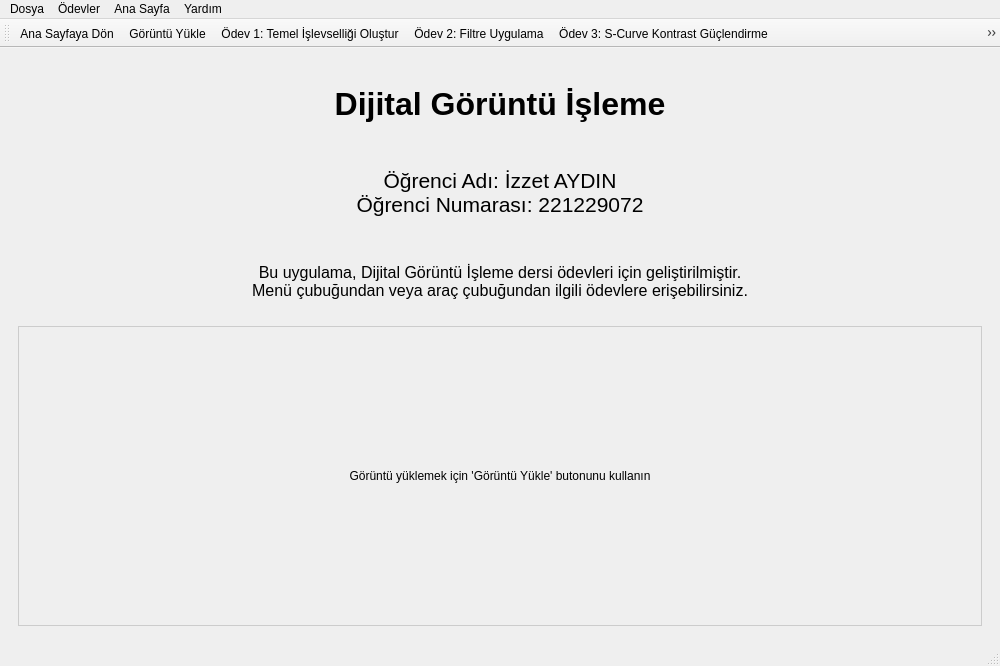
<?xml version="1.0" encoding="UTF-8"?>
<ui version="4.0">
 <class>MainWindow</class>
 <widget class="QMainWindow" name="MainWindow">
  <property name="geometry">
   <rect>
    <x>0</x>
    <y>0</y>
    <width>1000</width>
    <height>600</height>
   </rect>
  </property>
  <property name="windowTitle">
   <string>Dijital Görüntü İşleme Uygulaması</string>
  </property>
  <widget class="QWidget" name="centralwidget">
   <layout class="QVBoxLayout" name="verticalLayout">
    <item>
     <widget class="QStackedWidget" name="stackedWidget">
      <property name="currentIndex">
       <number>0</number>
      </property>
      <widget class="QWidget" name="homePage">
       <layout class="QVBoxLayout" name="verticalLayout_2">
        <item>
         <widget class="QLabel" name="courseTitleLabel">
          <property name="font">
           <font>
            <pointsize>24</pointsize>
            <weight>75</weight>
            <bold>true</bold>
           </font>
          </property>
          <property name="styleSheet">
           <string notr="true">margin: 20px;</string>
          </property>
          <property name="text">
           <string>Dijital Görüntü İşleme</string>
          </property>
          <property name="alignment">
           <set>Qt::AlignCenter</set>
          </property>
         </widget>
        </item>
        <item>
         <widget class="QLabel" name="studentInfoLabel">
          <property name="font">
           <font>
            <pointsize>16</pointsize>
           </font>
          </property>
          <property name="styleSheet">
           <string notr="true">margin: 20px;</string>
          </property>
          <property name="text">
           <string>Öğrenci Adı: İzzet AYDIN
Öğrenci Numarası: 221229072</string>
          </property>
          <property name="alignment">
           <set>Qt::AlignCenter</set>
          </property>
         </widget>
        </item>
        <item>
         <widget class="QLabel" name="descriptionLabel">
          <property name="font">
           <font>
            <pointsize>12</pointsize>
           </font>
          </property>
          <property name="styleSheet">
           <string notr="true">margin: 20px;</string>
          </property>
          <property name="text">
           <string>Bu uygulama, Dijital Görüntü İşleme dersi ödevleri için geliştirilmiştir.
Menü çubuğundan veya araç çubuğundan ilgili ödevlere erişebilirsiniz.</string>
          </property>
          <property name="alignment">
           <set>Qt::AlignCenter</set>
          </property>
         </widget>
        </item>
        <item>
         <widget class="QLabel" name="imageDisplayLabel_home">
          <property name="sizePolicy">
           <sizepolicy hsizetype="Expanding" vsizetype="Expanding">
            <horstretch>0</horstretch>
            <verstretch>0</verstretch>
           </sizepolicy>
          </property>
          <property name="minimumSize">
           <size>
            <width>0</width>
            <height>300</height>
           </size>
          </property>
          <property name="styleSheet">
           <string notr="true">border: 1px solid #cccccc;</string>
          </property>
          <property name="text">
           <string>Görüntü yüklemek için 'Görüntü Yükle' butonunu kullanın</string>
          </property>
          <property name="alignment">
           <set>Qt::AlignCenter</set>
          </property>
         </widget>
        </item>
       </layout>
      </widget>
      <widget class="QWidget" name="homework1Page">
       <layout class="QVBoxLayout" name="verticalLayout_3">
        <item>
         <widget class="QLabel" name="hw1TitleLabel">
          <property name="font">
           <font>
            <pointsize>18</pointsize>
            <weight>75</weight>
            <bold>true</bold>
           </font>
          </property>
          <property name="styleSheet">
           <string notr="true">margin: 10px;</string>
          </property>
          <property name="text">
           <string>Ödev 1: Temel İşlevselliği Oluştur</string>
          </property>
          <property name="alignment">
           <set>Qt::AlignCenter</set>
          </property>
         </widget>
        </item>
        <item>
         <widget class="QLabel" name="hw1DescriptionLabel">
          <property name="text">
           <string>Bu ödevde, temel görüntü işleme fonksiyonları uygulanmaktadır.</string>
          </property>
          <property name="alignment">
           <set>Qt::AlignCenter</set>
          </property>
         </widget>
        </item>
        <item>
         <widget class="QLabel" name="imageDisplayLabel_hw1">
          <property name="sizePolicy">
           <sizepolicy hsizetype="Expanding" vsizetype="Expanding">
            <horstretch>0</horstretch>
            <verstretch>0</verstretch>
           </sizepolicy>
          </property>
          <property name="minimumSize">
           <size>
            <width>0</width>
            <height>300</height>
           </size>
          </property>
          <property name="styleSheet">
           <string notr="true">border: 1px solid #cccccc;</string>
          </property>
          <property name="text">
           <string>Görüntü yüklemek için 'Görüntü Yükle' butonunu kullanın</string>
          </property>
          <property name="alignment">
           <set>Qt::AlignCenter</set>
          </property>
         </widget>
        </item>
        <item>
         <layout class="QHBoxLayout" name="horizontalLayout">
          <item>
           <widget class="QPushButton" name="grayscaleButton">
            <property name="enabled">
             <bool>false</bool>
            </property>
            <property name="text">
             <string>Gri Tonlama</string>
            </property>
           </widget>
          </item>
          <item>
           <widget class="QPushButton" name="resetButton">
            <property name="enabled">
             <bool>false</bool>
            </property>
            <property name="text">
             <string>Orijinal Görüntüye Dön</string>
            </property>
           </widget>
          </item>
         </layout>
        </item>
       </layout>
      </widget>
      <widget class="QWidget" name="homework2Page">
       <layout class="QVBoxLayout" name="verticalLayout_4">
        <item>
         <widget class="QLabel" name="hw2TitleLabel">
          <property name="font">
           <font>
            <pointsize>18</pointsize>
            <weight>75</weight>
            <bold>true</bold>
           </font>
          </property>
          <property name="styleSheet">
           <string notr="true">margin: 10px;</string>
          </property>
          <property name="text">
           <string>Ödev 2: Filtre Uygulama</string>
          </property>
          <property name="alignment">
           <set>Qt::AlignCenter</set>
          </property>
         </widget>
        </item>
        <item>
         <widget class="QLabel" name="hw2DescriptionLabel">
          <property name="text">
           <string>Bu ödevde, çeşitli filtreler uygulanmaktadır.</string>
          </property>
          <property name="alignment">
           <set>Qt::AlignCenter</set>
          </property>
         </widget>
        </item>
        <item>
         <widget class="QLabel" name="imageDisplayLabel_hw2">
          <property name="sizePolicy">
           <sizepolicy hsizetype="Expanding" vsizetype="Expanding">
            <horstretch>0</horstretch>
            <verstretch>0</verstretch>
           </sizepolicy>
          </property>
          <property name="minimumSize">
           <size>
            <width>0</width>
            <height>300</height>
           </size>
          </property>
          <property name="styleSheet">
           <string notr="true">border: 1px solid #cccccc;</string>
          </property>
          <property name="text">
           <string>Görüntü yüklemek için 'Görüntü Yükle' butonunu kullanın</string>
          </property>
          <property name="alignment">
           <set>Qt::AlignCenter</set>
          </property>
         </widget>
        </item>
        <item>
         <layout class="QHBoxLayout" name="horizontalLayout_2">
          <item>
           <widget class="QLabel" name="filterLabel">
            <property name="text">
             <string>Filtre Seçin:</string>
            </property>
           </widget>
          </item>
          <item>
           <widget class="QComboBox" name="filterComboBox">
            <property name="enabled">
             <bool>false</bool>
            </property>
            <item>
             <property name="text">
              <string>Blur (Bulanıklaştırma)</string>
             </property>
            </item>
            <item>
             <property name="text">
              <string>Gaussian Blur</string>
             </property>
            </item>
            <item>
             <property name="text">
              <string>Median Blur</string>
             </property>
            </item>
            <item>
             <property name="text">
              <string>Sobel X</string>
             </property>
            </item>
            <item>
             <property name="text">
              <string>Sobel Y</string>
             </property>
            </item>
            <item>
             <property name="text">
              <string>Laplacian</string>
             </property>
            </item>
            <item>
             <property name="text">
              <string>Canny Edge</string>
             </property>
            </item>
           </widget>
          </item>
          <item>
           <widget class="QPushButton" name="applyFilterButton">
            <property name="enabled">
             <bool>false</bool>
            </property>
            <property name="text">
             <string>Filtre Uygula</string>
            </property>
           </widget>
          </item>
         </layout>
        </item>
        <item>
         <layout class="QHBoxLayout" name="horizontalLayout_3">
          <item>
           <widget class="QPushButton" name="resetButton2">
            <property name="enabled">
             <bool>false</bool>
            </property>
            <property name="text">
             <string>Orijinal Görüntüye Dön</string>
            </property>
           </widget>
          </item>
         </layout>
        </item>
        <item>
         <layout class="QHBoxLayout" name="horizontalLayout_4">
          <item>
           <widget class="QLabel" name="factorLabel">
            <property name="text">
             <string>Faktör:</string>
            </property>
           </widget>
          </item>
          <item>
           <widget class="QDoubleSpinBox" name="factorSpinBox">
            <property name="minimum">
             <double>0.1</double>
            </property>
            <property name="maximum">
             <double>10.0</double>
            </property>
            <property name="singleStep">
             <double>0.1</double>
            </property>
            <property name="value">
             <double>2.0</double>
            </property>
           </widget>
          </item>
          <item>
           <widget class="QLabel" name="angleLabel">
            <property name="text">
             <string>Açı (°):</string>
            </property>
           </widget>
          </item>
          <item>
           <widget class="QSpinBox" name="angleSpinBox">
            <property name="minimum">
             <number>-360</number>
            </property>
            <property name="maximum">
             <number>360</number>
            </property>
            <property name="value">
             <number>0</number>
            </property>
           </widget>
          </item>
          <item>
           <widget class="QLabel" name="interpolationLabel">
            <property name="text">
             <string>Interpolasyon:</string>
            </property>
           </widget>
          </item>
          <item>
           <widget class="QComboBox" name="interpolationComboBox">
            <item>
             <property name="text">
              <string>Nearest</string>
             </property>
            </item>
            <item>
             <property name="text">
              <string>Bilinear</string>
             </property>
            </item>
            <item>
             <property name="text">
              <string>Bicubic</string>
             </property>
            </item>
            <item>
             <property name="text">
              <string>Average</string>
             </property>
            </item>
           </widget>
          </item>
         </layout>
        </item>
        <item>
         <layout class="QHBoxLayout" name="horizontalLayout_5">
          <item>
           <widget class="QPushButton" name="enlargeButton">
            <property name="text">
             <string>Büyüt</string>
            </property>
           </widget>
          </item>
          <item>
           <widget class="QPushButton" name="reduceButton">
            <property name="text">
             <string>Küçült</string>
            </property>
           </widget>
          </item>
          <item>
           <widget class="QPushButton" name="zoomInButton">
            <property name="text">
             <string>Yakınlaştır</string>
            </property>
           </widget>
          </item>
          <item>
           <widget class="QPushButton" name="zoomOutButton">
            <property name="text">
             <string>Uzaklaştır</string>
            </property>
           </widget>
          </item>
          <item>
           <widget class="QPushButton" name="rotateButton">
            <property name="text">
             <string>Döndür</string>
            </property>
           </widget>
          </item>
         </layout>
        </item>
       </layout>
      </widget>
      <widget class="QWidget" name="homework3Page">
       <layout class="QVBoxLayout" name="verticalLayout_5">
        <item>
         <widget class="QLabel" name="hw3TitleLabel">
          <property name="font">
           <font>
            <pointsize>18</pointsize>
            <weight>75</weight>
            <bold>true</bold>
           </font>
          </property>
          <property name="styleSheet">
           <string notr="true">margin: 10px;</string>
          </property>
          <property name="text">
           <string>Ödev 3: S-Curve Kontrast Güçlendirme</string>
          </property>
          <property name="alignment">
           <set>Qt::AlignCenter</set>
          </property>
         </widget>
        </item>
        <item>
         <widget class="QLabel" name="hw3DescriptionLabel">
          <property name="text">
           <string>Bu ödevde, S-Curve kontrast güçlendirme fonksiyonları uygulanmaktadır.</string>
          </property>
          <property name="alignment">
           <set>Qt::AlignCenter</set>
          </property>
         </widget>
        </item>
        <item>
         <widget class="QLabel" name="imageDisplayLabel_hw3">
          <property name="sizePolicy">
           <sizepolicy hsizetype="Expanding" vsizetype="Expanding">
            <horstretch>0</horstretch>
            <verstretch>0</verstretch>
           </sizepolicy>
          </property>
          <property name="minimumSize">
           <size>
            <width>0</width>
            <height>300</height>
           </size>
          </property>
          <property name="styleSheet">
           <string notr="true">border: 1px solid #cccccc;</string>
          </property>
          <property name="text">
           <string>Görüntü yüklemek için 'Görüntü Yükle' butonunu kullanın</string>
          </property>
          <property name="alignment">
           <set>Qt::AlignCenter</set>
          </property>
         </widget>
        </item>
        <item>
         <layout class="QHBoxLayout" name="horizontalLayout_3">
          <item>
           <widget class="QComboBox" name="sigmoidTypeComboBox">
            <property name="enabled">
             <bool>false</bool>
            </property>
            <item>
             <property name="text">
              <string>Standart Sigmoid</string>
             </property>
            </item>
            <item>
             <property name="text">
              <string>Yatay Kaydırılmış Sigmoid</string>
             </property>
            </item>
            <item>
             <property name="text">
              <string>Eğimli Sigmoid</string>
             </property>
            </item>
            <item>
             <property name="text">
              <string>Özel Sigmoid</string>
             </property>
            </item>
           </widget>
          </item>
          <item>
           <widget class="QDoubleSpinBox" name="alphaSpinBox">
            <property name="enabled">
             <bool>false</bool>
            </property>
            <property name="minimum">
             <double>0.100000000000000</double>
            </property>
            <property name="maximum">
             <double>10.000000000000000</double>
            </property>
            <property name="singleStep">
             <double>0.100000000000000</double>
            </property>
            <property name="value">
             <double>1.000000000000000</double>
            </property>
            <property name="prefix">
             <string>Alpha: </string>
            </property>
           </widget>
          </item>
          <item>
           <widget class="QDoubleSpinBox" name="betaSpinBox">
            <property name="enabled">
             <bool>false</bool>
            </property>
            <property name="minimum">
             <double>0.100000000000000</double>
            </property>
            <property name="maximum">
             <double>10.000000000000000</double>
            </property>
            <property name="singleStep">
             <double>0.100000000000000</double>
            </property>
            <property name="value">
             <double>1.000000000000000</double>
            </property>
            <property name="prefix">
             <string>Beta: </string>
            </property>
           </widget>
          </item>
          <item>
           <widget class="QPushButton" name="applySigmoidButton">
            <property name="enabled">
             <bool>false</bool>
            </property>
            <property name="text">
             <string>Uygula</string>
            </property>
           </widget>
          </item>
          <item>
           <widget class="QPushButton" name="resetButton3">
            <property name="enabled">
             <bool>false</bool>
            </property>
            <property name="text">
             <string>Orijinal Görüntüye Dön</string>
            </property>
           </widget>
          </item>
         </layout>
        </item>
       </layout>
      </widget>
      <widget class="QWidget" name="homework4Page">
       <layout class="QVBoxLayout" name="verticalLayout_6">
        <item>
         <widget class="QLabel" name="hw4TitleLabel">
          <property name="font">
           <font>
            <pointsize>18</pointsize>
            <weight>75</weight>
            <bold>true</bold>
           </font>
          </property>
          <property name="styleSheet">
           <string notr="true">margin: 10px;</string>
          </property>
          <property name="text">
           <string>Ödev 4: Hough Transform Uygulamaları</string>
          </property>
          <property name="alignment">
           <set>Qt::AlignCenter</set>
          </property>
         </widget>
        </item>
        <item>
         <widget class="QLabel" name="hw4DescriptionLabel">
          <property name="text">
           <string>Bu ödevde, Hough Transform kullanılarak yol çizgisi ve göz tespiti yapılmaktadır.</string>
          </property>
          <property name="alignment">
           <set>Qt::AlignCenter</set>
          </property>
         </widget>
        </item>
        <item>
         <widget class="QLabel" name="imageDisplayLabel_hw4">
          <property name="sizePolicy">
           <sizepolicy hsizetype="Expanding" vsizetype="Expanding">
            <horstretch>0</horstretch>
            <verstretch>0</verstretch>
           </sizepolicy>
          </property>
          <property name="minimumSize">
           <size>
            <width>0</width>
            <height>300</height>
           </size>
          </property>
          <property name="styleSheet">
           <string notr="true">border: 1px solid #cccccc;</string>
          </property>
          <property name="text">
           <string>Görüntü yüklemek için 'Görüntü Yükle' butonunu kullanın</string>
          </property>
          <property name="alignment">
           <set>Qt::AlignCenter</set>
          </property>
         </widget>
        </item>
        <item>
         <layout class="QHBoxLayout" name="horizontalLayout_4">
          <item>
           <widget class="QComboBox" name="houghTypeComboBox">
            <property name="enabled">
             <bool>false</bool>
            </property>
            <item>
             <property name="text">
              <string>Yol Çizgisi Tespiti</string>
             </property>
            </item>
            <item>
             <property name="text">
              <string>Göz Tespiti</string>
             </property>
            </item>
           </widget>
          </item>
          <item>
           <widget class="QPushButton" name="applyHoughButton">
            <property name="enabled">
             <bool>false</bool>
            </property>
            <property name="text">
             <string>Uygula</string>
            </property>
           </widget>
          </item>
          <item>
           <widget class="QPushButton" name="resetButton4">
            <property name="enabled">
             <bool>false</bool>
            </property>
            <property name="text">
             <string>Orijinal Görüntüye Dön</string>
            </property>
           </widget>
          </item>
         </layout>
        </item>
       </layout>
      </widget>
      <widget class="QWidget" name="homework5Page">
       <layout class="QVBoxLayout" name="verticalLayout_7">
        <item>
         <widget class="QLabel" name="hw5TitleLabel">
          <property name="font">
           <font>
            <pointsize>18</pointsize>
            <weight>75</weight>
            <bold>true</bold>
           </font>
          </property>
          <property name="styleSheet">
           <string notr="true">margin: 10px;</string>
          </property>
          <property name="text">
           <string>Ödev 5: Deblurring Algoritması</string>
          </property>
          <property name="alignment">
           <set>Qt::AlignCenter</set>
          </property>
         </widget>
        </item>
        <item>
         <widget class="QLabel" name="hw5DescriptionLabel">
          <property name="text">
           <string>Bu ödevde, hareket bulanıklığı düzeltme algoritması uygulanmaktadır.</string>
          </property>
          <property name="alignment">
           <set>Qt::AlignCenter</set>
          </property>
         </widget>
        </item>
        <item>
         <widget class="QLabel" name="imageDisplayLabel_hw5">
          <property name="sizePolicy">
           <sizepolicy hsizetype="Expanding" vsizetype="Expanding">
            <horstretch>0</horstretch>
            <verstretch>0</verstretch>
           </sizepolicy>
          </property>
          <property name="minimumSize">
           <size>
            <width>0</width>
            <height>300</height>
           </size>
          </property>
          <property name="styleSheet">
           <string notr="true">border: 1px solid #cccccc;</string>
          </property>
          <property name="text">
           <string>Görüntü yüklemek için 'Görüntü Yükle' butonunu kullanın</string>
          </property>
          <property name="alignment">
           <set>Qt::AlignCenter</set>
          </property>
         </widget>
        </item>
        <item>
         <layout class="QHBoxLayout" name="horizontalLayout_5">
          <item>
           <widget class="QComboBox" name="deblurMethodComboBox">
            <property name="enabled">
             <bool>false</bool>
            </property>
            <item>
             <property name="text">
              <string>Wiener Deconvolution</string>
             </property>
            </item>
            <item>
             <property name="text">
              <string>Richardson-Lucy</string>
             </property>
            </item>
           </widget>
          </item>
          <item>
           <widget class="QSpinBox" name="angleSpinBox">
            <property name="enabled">
             <bool>false</bool>
            </property>
            <property name="minimum">
             <number>-180</number>
            </property>
            <property name="maximum">
             <number>180</number>
            </property>
            <property name="prefix">
             <string>Açı: </string>
            </property>
           </widget>
          </item>
          <item>
           <widget class="QSpinBox" name="lengthSpinBox">
            <property name="enabled">
             <bool>false</bool>
            </property>
            <property name="minimum">
             <number>1</number>
            </property>
            <property name="maximum">
             <number>50</number>
            </property>
            <property name="value">
             <number>10</number>
            </property>
            <property name="prefix">
             <string>Uzunluk: </string>
            </property>
           </widget>
          </item>
          <item>
           <widget class="QPushButton" name="applyDeblurButton">
            <property name="enabled">
             <bool>false</bool>
            </property>
            <property name="text">
             <string>Uygula</string>
            </property>
           </widget>
          </item>
          <item>
           <widget class="QPushButton" name="resetButton5">
            <property name="enabled">
             <bool>false</bool>
            </property>
            <property name="text">
             <string>Orijinal Görüntüye Dön</string>
            </property>
           </widget>
          </item>
         </layout>
        </item>
       </layout>
      </widget>
      <widget class="QWidget" name="homework6Page">
       <layout class="QVBoxLayout" name="verticalLayout_8">
        <item>
         <widget class="QLabel" name="hw6TitleLabel">
          <property name="font">
           <font>
            <pointsize>18</pointsize>
            <weight>75</weight>
            <bold>true</bold>
           </font>
          </property>
          <property name="styleSheet">
           <string notr="true">margin: 10px;</string>
          </property>
          <property name="text">
           <string>Ödev 6: Nesne Sayma ve Özellik Çıkarma</string>
          </property>
          <property name="alignment">
           <set>Qt::AlignCenter</set>
          </property>
         </widget>
        </item>
        <item>
         <widget class="QLabel" name="hw6DescriptionLabel">
          <property name="text">
           <string>Bu ödevde, hiperspektral görüntüde koyu yeşil bölge tespiti ve özellik çıkarma yapılmaktadır.</string>
          </property>
          <property name="alignment">
           <set>Qt::AlignCenter</set>
          </property>
         </widget>
        </item>
        <item>
         <widget class="QLabel" name="imageDisplayLabel_hw6">
          <property name="sizePolicy">
           <sizepolicy hsizetype="Expanding" vsizetype="Expanding">
            <horstretch>0</horstretch>
            <verstretch>0</verstretch>
           </sizepolicy>
          </property>
          <property name="minimumSize">
           <size>
            <width>0</width>
            <height>300</height>
           </size>
          </property>
          <property name="styleSheet">
           <string notr="true">border: 1px solid #cccccc;</string>
          </property>
          <property name="text">
           <string>Görüntü yüklemek için 'Görüntü Yükle' butonunu kullanın</string>
          </property>
          <property name="alignment">
           <set>Qt::AlignCenter</set>
          </property>
         </widget>
        </item>
        <item>
         <layout class="QHBoxLayout" name="horizontalLayout_6">
          <item>
           <widget class="QSpinBox" name="hMinSpinBox">
            <property name="enabled">
             <bool>false</bool>
            </property>
            <property name="maximum">
             <number>179</number>
            </property>
            <property name="value">
             <number>35</number>
            </property>
            <property name="prefix">
             <string>H Min: </string>
            </property>
           </widget>
          </item>
          <item>
           <widget class="QSpinBox" name="hMaxSpinBox">
            <property name="enabled">
             <bool>false</bool>
            </property>
            <property name="maximum">
             <number>179</number>
            </property>
            <property name="value">
             <number>85</number>
            </property>
            <property name="prefix">
             <string>H Max: </string>
            </property>
           </widget>
          </item>
          <item>
           <widget class="QSpinBox" name="sMinSpinBox">
            <property name="enabled">
             <bool>false</bool>
            </property>
            <property name="maximum">
             <number>255</number>
            </property>
            <property name="value">
             <number>50</number>
            </property>
            <property name="prefix">
             <string>S Min: </string>
            </property>
           </widget>
          </item>
          <item>
           <widget class="QSpinBox" name="sMaxSpinBox">
            <property name="enabled">
             <bool>false</bool>
            </property>
            <property name="maximum">
             <number>255</number>
            </property>
            <property name="value">
             <number>255</number>
            </property>
            <property name="prefix">
             <string>S Max: </string>
            </property>
           </widget>
          </item>
          <item>
           <widget class="QPushButton" name="analyzeButton">
            <property name="enabled">
             <bool>false</bool>
            </property>
            <property name="text">
             <string>Analiz Et</string>
            </property>
           </widget>
          </item>
          <item>
           <widget class="QPushButton" name="exportButton">
            <property name="enabled">
             <bool>false</bool>
            </property>
            <property name="text">
             <string>Excel'e Aktar</string>
            </property>
           </widget>
          </item>
          <item>
           <widget class="QPushButton" name="resetButton6">
            <property name="enabled">
             <bool>false</bool>
            </property>
            <property name="text">
             <string>Orijinal Görüntüye Dön</string>
            </property>
           </widget>
          </item>
         </layout>
        </item>
       </layout>
      </widget>
     </widget>
    </item>
   </layout>
  </widget>
  <widget class="QMenuBar" name="menubar">
   <property name="geometry">
    <rect>
     <x>0</x>
     <y>0</y>
     <width>1000</width>
     <height>21</height>
    </rect>
   </property>
   <widget class="QMenu" name="menuDosya">
    <property name="title">
     <string>Dosya</string>
    </property>
    <addaction name="actionGoruntuYukle"/>
    <addaction name="actionGoruntuKaydet"/>
    <addaction name="separator"/>
    <addaction name="actionCikis"/>
   </widget>
   <widget class="QMenu" name="menuOdevler">
    <property name="title">
     <string>Ödevler</string>
    </property>
    <addaction name="actionOdev1"/>
    <addaction name="actionOdev2"/>
    <addaction name="actionOdev3"/>
    <addaction name="actionOdev4"/>
    <addaction name="actionOdev5"/>
    <addaction name="actionOdev6"/>
   </widget>
   <widget class="QMenu" name="menuAnaSayfa">
    <property name="title">
     <string>Ana Sayfa</string>
    </property>
    <addaction name="actionAnaSayfayaDon"/>
   </widget>
   <widget class="QMenu" name="menuYardim">
    <property name="title">
     <string>Yardım</string>
    </property>
    <addaction name="actionHakkinda"/>
   </widget>
   <addaction name="menuDosya"/>
   <addaction name="menuOdevler"/>
   <addaction name="menuAnaSayfa"/>
   <addaction name="menuYardim"/>
  </widget>
  <widget class="QStatusBar" name="statusbar"/>
  <widget class="QToolBar" name="toolBar">
   <property name="windowTitle">
    <string>toolBar</string>
   </property>
   <attribute name="toolBarArea">
    <enum>TopToolBarArea</enum>
   </attribute>
   <attribute name="toolBarBreak">
    <bool>false</bool>
   </attribute>
   <addaction name="actionAnaSayfayaDon"/>
   <addaction name="actionGoruntuYukle"/>
   <addaction name="actionOdev1"/>
   <addaction name="actionOdev2"/>
   <addaction name="actionOdev3"/>
   <addaction name="actionOdev4"/>
   <addaction name="actionOdev5"/>
   <addaction name="actionOdev6"/>
  </widget>
  <action name="actionGoruntuYukle">
   <property name="text">
    <string>Görüntü Yükle</string>
   </property>
  </action>
  <action name="actionGoruntuKaydet">
   <property name="text">
    <string>Görüntü Kaydet</string>
   </property>
  </action>
  <action name="actionCikis">
   <property name="text">
    <string>Çıkış</string>
   </property>
  </action>
  <action name="actionOdev1">
   <property name="text">
    <string>Ödev 1: Temel İşlevselliği Oluştur</string>
   </property>
  </action>
  <action name="actionOdev2">
   <property name="text">
    <string>Ödev 2: Filtre Uygulama</string>
   </property>
  </action>
  <action name="actionOdev3">
   <property name="text">
    <string>Ödev 3: S-Curve Kontrast Güçlendirme</string>
   </property>
  </action>
  <action name="actionOdev4">
   <property name="text">
    <string>Ödev 4: Hough Transform Uygulamaları</string>
   </property>
  </action>
  <action name="actionOdev5">
   <property name="text">
    <string>Ödev 5: Deblurring Algoritması</string>
   </property>
  </action>
  <action name="actionOdev6">
   <property name="text">
    <string>Ödev 6: Nesne Sayma ve Özellik Çıkarma</string>
   </property>
  </action>
  <action name="actionAnaSayfayaDon">
   <property name="text">
    <string>Ana Sayfaya Dön</string>
   </property>
  </action>
  <action name="actionHakkinda">
   <property name="text">
    <string>Hakkında</string>
   </property>
  </action>
 </widget>
 <resources/>
 <connections/>
</ui>
